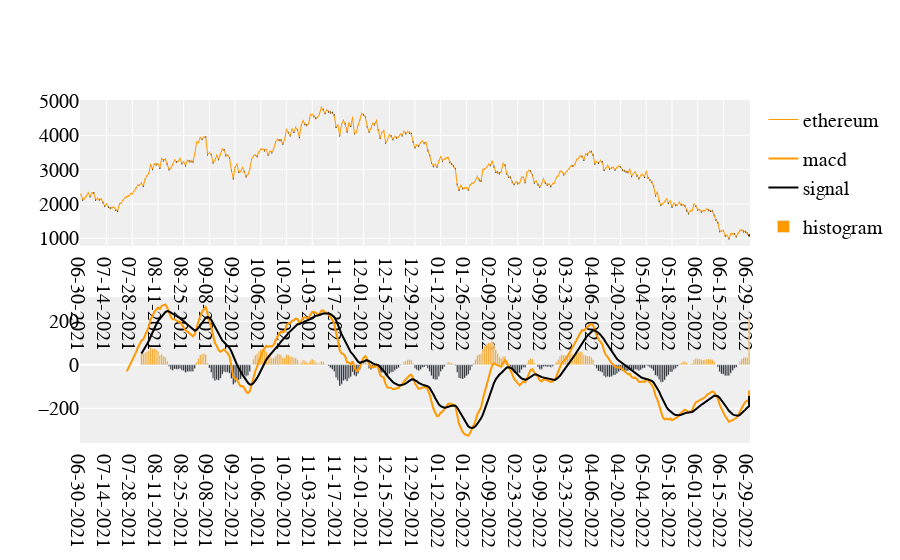

Notebook cell for this chart:
### Code cell
# Force lowercase (optional)
df.columns = [x.lower() for x in df.columns]
# Construct a 2 x 1 Plotly figure
fig = make_subplots(rows=2, cols=1)
# price Line
fig.append_trace(
    go.Scatter(
        x=df.index,
        y=df[df.columns[0]].values,
        line=dict(color='#ff9900', width=1),
        name=df.columns[0],
        # showlegend=False,
        legendgroup='1',
    ), row=1, col=1
)
# Candlestick chart for pricing
fig.append_trace(
    go.Candlestick(
        x=df.index,
        open=df[df.columns[0]].values,
        high=df[df.columns[0]].values,
        low=df[df.columns[0]].values,
        close=df[df.columns[0]].values,
        increasing_line_color='#ff9900',
        decreasing_line_color='black',
        showlegend=False
    ), row=1, col=1
)
# Fast Signal (%k)
fig.append_trace(
    go.Scatter(
        x=df.index,
        y=df['macd'],
        line=dict(color='#ff9900', width=2),
        name='macd',
        # showlegend=False,
        legendgroup='2',
    ), row=2, col=1
)
# Slow signal (%d)
fig.append_trace(
    go.Scatter(
        x=df.index,
        y=df['macd_s'],
        line=dict(color='#000000', width=2),
        # showlegend=False,
        legendgroup='2',
        name='signal'
    ), row=2, col=1
)
# Colorize the histogram values
colors = np.where(df['macd_h'] < 0, '#000', '#ff9900')
# Plot the histogram
fig.append_trace(
    go.Bar(
        x=df.index,
        y=df['macd_h'],
        name='histogram',
        marker_color=colors,
    ), row=2, col=1
)
# Make it pretty
layout = go.Layout(
    plot_bgcolor='#efefef',
    # Font Families
    font_family='Monospace',
    font_color='#000000',
    font_size=20,
    xaxis=dict(
        rangeslider=dict(
            visible=False
        )
    )
)
# Update options and show plot
fig.update_layout(layout)
fig.show()

### Figure 1 — Plotly figure (JSON) as saved in the notebook; plotly's stock layout.template omitted (floating-point values rounded to 4 significant figures; data arrays with more than 128 entries replaced by an {"elided": "..."} marker saying what was removed)
{"data": [{"legendgroup": "1", "line": {"color": "#ff9900", "width": 1}, "name": "ethereum", "type": "scatter", "x": {"elided": "372 str values"}, "xaxis": "x", "y": {"elided": "372 float values"}, "yaxis": "y"}, {"close": {"elided": "372 float values"}, "decreasing": {"line": {"color": "black"}}, "high": {"elided": "372 float values"}, "increasing": {"line": {"color": "#ff9900"}}, "low": {"elided": "372 float values"}, "open": {"elided": "372 float values"}, "showlegend": false, "type": "candlestick", "x": {"elided": "372 str values"}, "xaxis": "x", "yaxis": "y"}, {"legendgroup": "2", "line": {"color": "#ff9900", "width": 2}, "name": "macd", "type": "scatter", "x": {"elided": "372 str values"}, "xaxis": "x2", "y": {"elided": "372 float values"}, "yaxis": "y2"}, {"legendgroup": "2", "line": {"color": "#000000", "width": 2}, "name": "signal", "type": "scatter", "x": {"elided": "372 str values"}, "xaxis": "x2", "y": {"elided": "372 float values"}, "yaxis": "y2"}, {"marker": {"color": {"elided": "372 str values"}}, "name": "histogram", "type": "bar", "x": {"elided": "372 str values"}, "xaxis": "x2", "y": {"elided": "372 float values"}, "yaxis": "y2"}], "layout": {"font": {"color": "#000000", "family": "Monospace", "size": 20}, "plot_bgcolor": "#efefef", "xaxis": {"anchor": "y", "domain": [0, 1], "rangeslider": {"visible": false}}, "xaxis2": {"anchor": "y2", "domain": [0, 1]}, "yaxis": {"anchor": "x", "domain": [0.575, 1]}, "yaxis2": {"anchor": "x2", "domain": [0, 0.425]}}}
